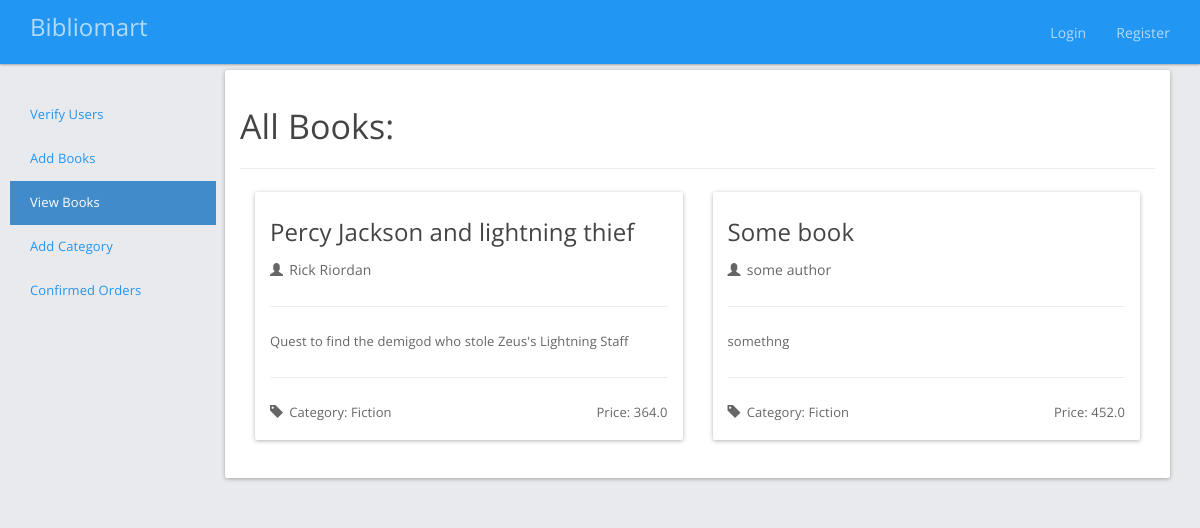
Before: /admin/books with the older database file.
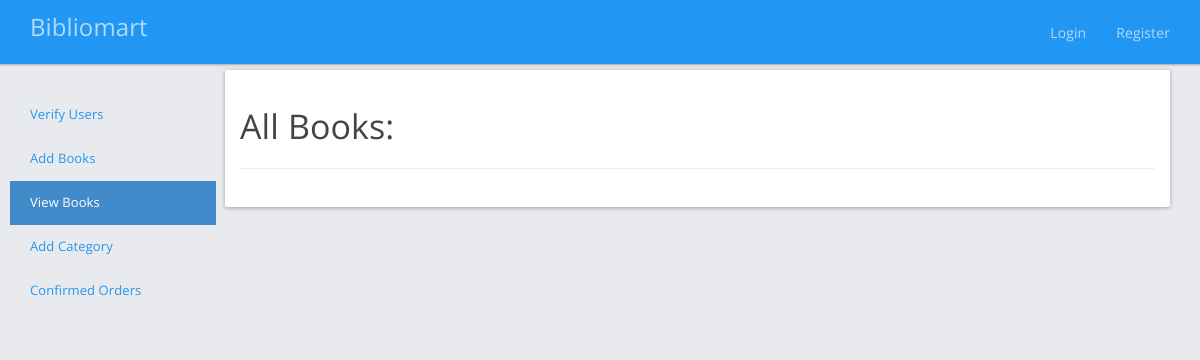
After: the same page with the newer database file.
### models.py (models this page shows, shortened)
class Book(db.Model):
    __tablename__ = "book"
    id = db.Column(db.String, primary_key=True)
    title = db.Column(db.String, nullable=False)
    author = db.Column(db.String, nullable=False)
    price = db.Column(db.Float, nullable=False)
    description = db.Column(db.Text, nullable=False)
    date_added = db.Column(db.DateTime)
    category_id = db.Column(db.String, db.ForeignKey('category.id'))
    category = db.relationship('Category',backref=db.backref('book', lazy='dynamic'))
    images = db.relationship('Image', backref='book', lazy='dynamic')
    carts = db.relationship("Cart", secondary="cart_book", viewonly=True)

class Category(db.Model):
    __tablename__ = "category"
    id = db.Column(db.String, primary_key=True)
    name = db.Column(db.String, nullable=False)

### app.py (the view)
@app.route('/admin/books')
def admin_view_books():
    books = Book.query.all()
    return render_template("admin-view-books.html", page="admin_view_books", books=books)

### app.py (called while the page is built)
@app.before_request
def before_request():
    g.user = current_user

### templates/admin-view-books.html (shortened to what this page needs)
<!DOCTYPE html>
<html lang="en">
<head>
    <link href="{{ url_for('static', filename='css/bootswatch.css')}}" rel="stylesheet">
    <link href="{{ url_for('static', filename='css/styles.css') }}" rel="stylesheet">
</head>
<body style="padding-top: 70px;">
    {% include 'navbar.html' %}
    <div id="modal-bg" class="modal-bg">
        <div class="container">
            <div class="row">
                <div class="col-md-2" >
                    <ul class="nav nav-sidebar">
                        <li>
                            <a href="{{url_for('admin_verify')}}">
                                Verify Users
                            </a>
                        </li>
                        <li>
                            <a href="{{url_for('add_book')}}">
                                Add Books
                            </a>
                        </li>
                        <li class="active">
                            <a href="{{url_for('admin_view_books')}}">
                                View Books
                            </a>
                        </li>
                        <li>
                            <a href="{{url_for('add_category')}}">
                                Add Category
                            </a>
                        </li>
                        <li>
                            <a href="{{url_for('admin_confirmed_orders')}}">
                                Confirmed Orders
                            </a>
                        </li>
                    </ul>
                </div>
                <div class="col-md-10" >
                    <div class="panel">
                        <div class="panel-body">
                            <h3>All Books:</h3>
                            <hr/>
                            {% for book in books %}
                            <div class="col-md-6">
                                <div class="panel panel-default">
                                    <div class="panel-body">
                                        <h4>{{book.title}}</h4>
                                        <span class="glyphicon glyphicon-user" aria-hidden="true"></span>
                                        <span style="font-size:14px;padding-right:10px">{{book.author}}</span>
                                        <hr/>
                                        <p class="book-description">{{book.description}}</p>
                                        <hr/>
                                        <span class="pull-left">
                                            <span class="glyphicon glyphicon-tag" aria-hidden="true"></span>
                                            Category: {{book.category.name}}
                                        </span>
                                        <span class="pull-right">
                                            Price: {{book.price}}
                                        </span>
                                    </div>
                                </div>
                            </div>
                            {% endfor %}
                        </div>
                    </div>
                </div>
            </div>
        </div>
    </div>
</body>
</html>

### templates/navbar.html (shortened to what this page needs)
<div class="navbar navbar-default navbar-fixed-top navbar-inverse" role="navigation">
    <div class="container">
        <div class="navbar-header">
            <a class="navbar-brand" href="{{url_for('index')}}">Bibliomart</a>
        </div>
        <div class="navbar-collapse collapse">
            <ul class="nav navbar-nav navbar-right">
                {% if g.user.is_authenticated %}
                {% if g.user.is_admin %}
                <li class="{{'active' if 'admin' in page}}">
                    <a href="{{url_for('admin_verify')}}">
                        <span class="glyphicon glyphicon-lock" aria-hidden="true"></span>
                        Admin
                    </a>
                </li>
                {% endif %}
                <li class="dropdown {{'active' if page=='user'}}">
                    <a href="#" class="dropdown-toggle" data-toggle="dropdown" role="button" aria-expanded="false">
                        <span style="padding-right: 10px;" class="glyphicon glyphicon-user" aria-hidden="true"></span>
                        {{g.user.name}} (Me)
                        <span class="caret"></span>
                    </a>
                    <ul class="dropdown-menu" role="menu">
                        <li><a href="{{url_for('edituser')}}">Edit User Details</a></li>
                        <li><a href="{{url_for('logout')}}">Logout</span> </a></li>
                    </ul>
                </li>
                {% else %}
                <li class="{% if page == 'login' %}{{'active'}}{% endif %}">
                  <a href="{{url_for('login')}}">Login</a></li>
                <li class = "{% if page == 'register' %}{{'active'}}{% endif %}">
                  <a href="{{url_for('register')}}">Register</a></li>
                {% endif %}
            </ul>
        </div>
    </div>
</div>

### static/css/styles.css (style rules this page uses)
html, body { height: 100%; background-color:#e9eaed; }
.navbar-nav > li { font-size: 14px; }
.nav-sidebar { margin-right: -21px; margin-bottom: 20px; margin-left: -20px; }
.nav-sidebar > li > a { padding-right: 20px; padding-left: 20px; }
.nav-sidebar > .active > a, .nav-sidebar > .active > a:hover, .nav-sidebar > .active > a:focus { color: #fff; background-color: #428bca; }

Changed rows visible on the page:
removed Book: title "Percy Jackson and lightning thief", author "Rick Riordan", description "Quest to find the demigod who stole Zeus's Lightning Staff", category.name "Fiction", price "364.0"
removed Book: title "Some book", author "some author", description "somethng", category.name "Fiction", price "452.0"
